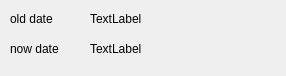
<?xml version="1.0" encoding="UTF-8"?>
<ui version="4.0">
 <class>Dialog</class>
 <widget class="QDialog" name="Dialog">
  <property name="geometry">
   <rect>
    <x>0</x>
    <y>0</y>
    <width>286</width>
    <height>76</height>
   </rect>
  </property>
  <property name="windowTitle">
   <string>Dialog</string>
  </property>
  <widget class="QLabel" name="lab01">
   <property name="geometry">
    <rect>
     <x>10</x>
     <y>10</y>
     <width>67</width>
     <height>17</height>
    </rect>
   </property>
   <property name="text">
    <string>old date</string>
   </property>
  </widget>
  <widget class="QLabel" name="lab_old">
   <property name="geometry">
    <rect>
     <x>90</x>
     <y>10</y>
     <width>181</width>
     <height>17</height>
    </rect>
   </property>
   <property name="text">
    <string>TextLabel</string>
   </property>
  </widget>
  <widget class="QLabel" name="lab_now">
   <property name="geometry">
    <rect>
     <x>90</x>
     <y>40</y>
     <width>181</width>
     <height>17</height>
    </rect>
   </property>
   <property name="text">
    <string>TextLabel</string>
   </property>
  </widget>
  <widget class="QLabel" name="lab02">
   <property name="geometry">
    <rect>
     <x>10</x>
     <y>40</y>
     <width>67</width>
     <height>17</height>
    </rect>
   </property>
   <property name="text">
    <string>now date</string>
   </property>
  </widget>
 </widget>
 <resources/>
 <connections/>
</ui>
